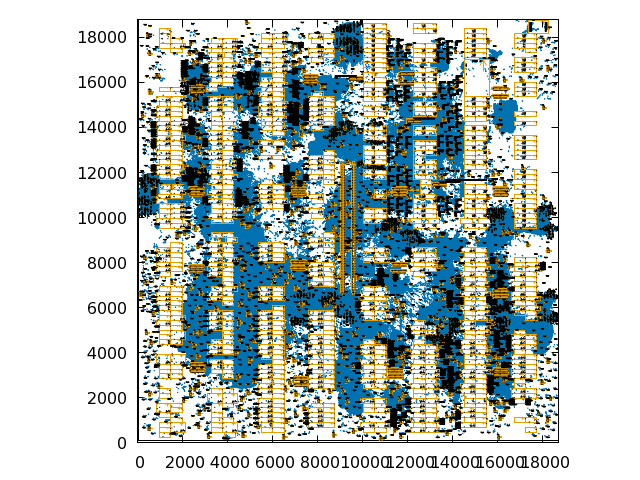

The gnuplot source for this figure:
set nokey
set term pngcairo font 'qt'
set output 'bigblue2.png'

set size ratio -1
set xrange [0:18721]
set yrange [0:18796]
plot[:][:] '../dat/bigblue2/bigblue2_chip.dat' w l lc -1, '../dat/bigblue2/bigblue2_cell.dat' w l lc 6, '../dat/bigblue2/bigblue2_pad.dat' w l lc 4, '../dat/bigblue2/bigblue2_pad_pin.dat' w l lc -1


set title 'bigblue2, MODULE= 210904, NET= 221142, HPWL= 71226344.000, ' font 'Times, 22'

set term qt
set key

set size ratio -1
plot[:][:] '../dat/bigblue2/bigblue2_chip.dat' w l lc -1, '../dat/bigblue2/bigblue2_cell.dat' w l lc 6, '../dat/bigblue2/bigblue2_pad.dat' w l lc 4, '../dat/bigblue2/bigblue2_pad_pin.dat' w l lc -1

pause -1 'Press any key'
